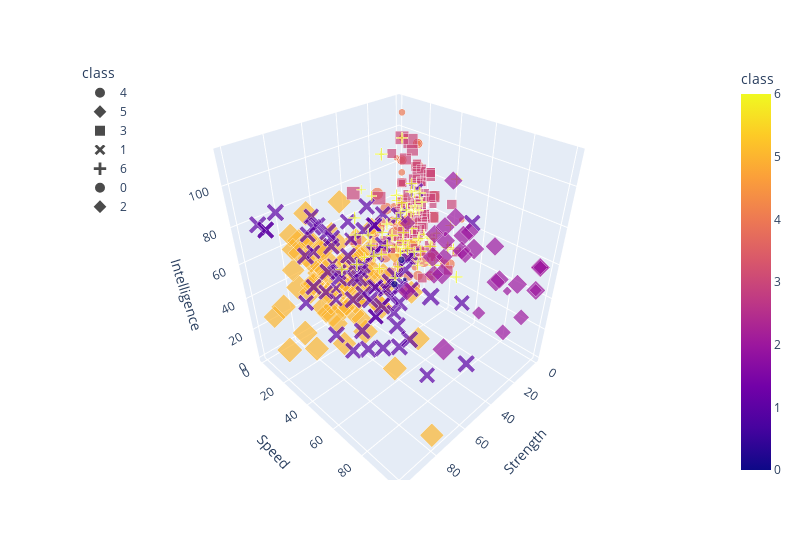

The notebook cell this image was saved under:
### Code cell
# Plotting the clusters with three features
fig = px.scatter_3d(ability_stats2, x="Strength", y="Speed", z="Intelligence", color="class", symbol="class", size="Durability",width=800,hover_data=["Name","Alignment"])
fig.update_layout(legend=dict(x=0,y=1))
fig.show()

### Figure 1 — Plotly figure (JSON) as saved in the notebook; plotly's stock layout.template omitted (floating-point values rounded to 4 significant figures; data arrays with more than 128 entries replaced by an {"elided": "..."} marker saying what was removed)
{"data": [{"customdata": {"elided": "96x2 str values"}, "hovertemplate": "class=%{marker.color}<br>Strength=%{x}<br>Speed=%{y}<br>Intelligence=%{z}<br>Durability=%{marker.size}<br>Name=%{customdata[0]}<br>Alignment=%{customdata[1]}<extra></extra>", "legendgroup": "4", "marker": {"color": [4, 4, 4, 4, 4, 4, 4, 4, 4, 4, 4, 4, 4, 4, 4, 4, 4, 4, 4, 4, 4, 4, 4, 4, 4, 4, 4, 4, 4, 4, 4, 4, 4, 4, 4, 4, 4, 4, 4, 4, 4, 4, 4, 4, 4, 4, 4, 4, 4, 4, 4, 4, 4, 4, 4, 4, 4, 4, 4, 4, 4, 4, 4, 4, 4, 4, 4, 4, 4, 4, 4, 4, 4, 4, 4, 4, 4, 4, 4, 4, 4, 4, 4, 4, 4, 4, 4, 4, 4, 4, 4, 4, 4, 4, 4, 4], "coloraxis": "coloraxis", "size": [32, 28, 28, 28, 14, 28, 10, 60, 28, 42, 32, 30, 28, 42, 42, 28, 10, 28, 42, 14, 10, 42, 42, 35, 56, 42, 14, 28, 10, 28, 40, 48, 10, 14, 32, 40, 10, 32, 14, 14, 14, 14, 14, 28, 28, 42, 10, 14, 14, 42, 14, 28, 14, 42, 42, 10, 28, 28, 28, 28, 14, 14, 48, 14, 14, 10, 14, 14, 14, 14, 42, 28, 28, 42, 14, 28, 42, 42, 32, 42, 60, 10, 10, 28, 28, 14, 42, 14, 28, 50, 28, 28, 42, 28, 28, 28], "sizemode": "area", "sizeref": 0.3, "symbol": "circle"}, "mode": "markers", "name": "4", "scene": "scene", "showlegend": true, "type": "scatter3d", "x": [31, 10, 10, 10, 10, 10, 7, 36, 10, 10, 10, 28, 8, 10, 10, 10, 28, 10, 10, 16, 10, 8, 10, 48, 12, 8, 8, 10, 5, 10, 32, 48, 6, 8, 10, 28, 10, 12, 7, 10, 10, 5, 10, 10, 10, 10, 10, 10, 10, 10, 8, 28, 10, 28, 10, 5, 10, 28, 10, 10, 14, 8, 38, 10, 10, 4, 10, 10, 10, 10, 10, 28, 10, 28, 10, 8, 32, 36, 42, 48, 12, 10, 1, 10, 10, 10, 10, 10, 4, 28, 10, 16, 16, 10, 10, 10], "y": [43, 28, 23, 23, 12, 23, 8, 33, 35, 35, 35, 8, 20, 27, 12, 23, 25, 12, 23, 12, 8, 35, 35, 42, 12, 12, 40, 12, 8, 23, 33, 35, 8, 23, 12, 17, 8, 27, 12, 23, 12, 12, 12, 35, 23, 23, 27, 12, 12, 12, 12, 27, 12, 12, 23, 8, 12, 23, 23, 23, 23, 12, 23, 12, 12, 8, 23, 12, 12, 12, 23, 42, 23, 35, 12, 47, 27, 27, 42, 27, 17, 54, 1, 12, 45, 23, 23, 12, 12, 8, 23, 23, 35, 12, 35, 23], "z": [50, 38, 100, 63, 50, 38, 10, 63, 25, 75, 38, 50, 50, 38, 38, 100, 63, 88, 63, 63, 38, 38, 63, 50, 50, 50, 38, 63, 63, 75, 50, 75, 50, 10, 63, 38, 88, 63, 25, 10, 100, 25, 100, 38, 38, 44, 50, 63, 50, 38, 63, 38, 113, 75, 75, 63, 75, 63, 38, 50, 69, 100, 63, 38, 38, 63, 25, 100, 75, 81, 88, 38, 50, 50, 38, 38, 50, 75, 50, 50, 50, 69, 8, 75, 38, 100, 63, 88, 10, 50, 38, 38, 38, 88, 50, 75]}, {"customdata": {"elided": "85x2 str values"}, "hovertemplate": "class=%{marker.color}<br>Strength=%{x}<br>Speed=%{y}<br>Intelligence=%{z}<br>Durability=%{marker.size}<br>Name=%{customdata[0]}<br>Alignment=%{customdata[1]}<extra></extra>", "legendgroup": "5", "marker": {"color": [5, 5, 5, 5, 5, 5, 5, 5, 5, 5, 5, 5, 5, 5, 5, 5, 5, 5, 5, 5, 5, 5, 5, 5, 5, 5, 5, 5, 5, 5, 5, 5, 5, 5, 5, 5, 5, 5, 5, 5, 5, 5, 5, 5, 5, 5, 5, 5, 5, 5, 5, 5, 5, 5, 5, 5, 5, 5, 5, 5, 5, 5, 5, 5, 5, 5, 5, 5, 5, 5, 5, 5, 5, 5, 5, 5, 5, 5, 5, 5, 5, 5, 5, 5, 5], "coloraxis": "coloraxis", "size": [80, 64, 90, 90, 56, 80, 42, 80, 80, 99, 54, 74, 85, 95, 80, 50, 28, 60, 90, 56, 100, 80, 95, 28, 100, 90, 100, 85, 50, 64, 100, 85, 100, 78, 90, 64, 100, 85, 90, 56, 70, 95, 80, 56, 70, 56, 84, 52, 42, 95, 52, 84, 42, 70, 95, 90, 90, 97, 56, 85, 74, 85, 64, 100, 52, 90, 100, 74, 85, 56, 25, 100, 28, 90, 84, 64, 70, 70, 84, 70, 90, 64, 70, 80, 100], "sizemode": "area", "sizeref": 0.3, "symbol": "diamond"}, "mode": "markers", "name": "5", "scene": "scene", "showlegend": true, "type": "scatter3d", "x": [100, 90, 80, 80, 80, 80, 63, 82, 63, 80, 53, 53, 90, 83, 80, 85, 75, 77, 81, 80, 83, 80, 63, 81, 81, 63, 53, 89, 55, 80, 85, 53, 100, 63, 63, 80, 100, 48, 80, 53, 51, 55, 73, 90, 62, 67, 73, 67, 60, 73, 80, 63, 85, 72, 88, 80, 53, 75, 80, 70, 53, 52, 48, 100, 57, 85, 93, 55, 80, 80, 63, 80, 67, 84, 80, 81, 72, 80, 80, 57, 73, 63, 72, 90, 100], "y": [17, 53, 53, 23, 47, 50, 23, 35, 12, 23, 23, 35, 23, 23, 33, 53, 23, 50, 27, 47, 33, 33, 60, 28, 23, 75, 35, 23, 37, 27, 65, 23, 47, 35, 25, 27, 42, 33, 100, 35, 27, 23, 35, 35, 54, 47, 23, 47, 35, 35, 47, 23, 42, 47, 47, 43, 25, 47, 23, 54, 60, 60, 45, 42, 25, 27, 13, 60, 33, 47, 35, 23, 23, 21, 70, 32, 42, 35, 23, 47, 35, 53, 47, 25, 27], "z": [38, 50, 63, 63, 75, 63, 38, 75, 50, 50, 25, 50, 63, 10, 63, 56, 50, 75, 75, 50, 63, 75, 8, 63, 50, 38, 63, 81, 75, 38, 50, 63, 88, 63, 88, 50, 44, 25, 9, 75, 38, 44, 75, 75, 56, 63, 50, 56, 63, 38, 63, 38, 50, 50, 50, 25, 55, 50, 75, 63, 75, 50, 63, 69, 50, 50, 9, 88, 50, 63, 63, 88, 75, 75, 63, 38, 38, 50, 50, 50, 63, 63, 38, 75, 50]}, {"customdata": {"elided": "79x2 str values"}, "hovertemplate": "class=%{marker.color}<br>Strength=%{x}<br>Speed=%{y}<br>Intelligence=%{z}<br>Durability=%{marker.size}<br>Name=%{customdata[0]}<br>Alignment=%{customdata[1]}<extra></extra>", "legendgroup": "3", "marker": {"color": [3, 3, 3, 3, 3, 3, 3, 3, 3, 3, 3, 3, 3, 3, 3, 3, 3, 3, 3, 3, 3, 3, 3, 3, 3, 3, 3, 3, 3, 3, 3, 3, 3, 3, 3, 3, 3, 3, 3, 3, 3, 3, 3, 3, 3, 3, 3, 3, 3, 3, 3, 3, 3, 3, 3, 3, 3, 3, 3, 3, 3, 3, 3, 3, 3, 3, 3, 3, 3, 3, 3, 3, 3, 3, 3, 3, 3, 3, 3], "coloraxis": "coloraxis", "size": [42, 10, 20, 56, 56, 28, 42, 28, 56, 32, 28, 10, 28, 60, 32, 50, 70, 10, 42, 28, 56, 28, 42, 42, 28, 28, 28, 28, 28, 28, 28, 28, 42, 14, 42, 28, 42, 42, 28, 56, 20, 40, 28, 42, 42, 28, 42, 70, 14, 42, 70, 42, 14, 28, 28, 28, 28, 35, 42, 20, 28, 32, 14, 28, 28, 28, 16, 28, 28, 32, 20, 25, 50, 46, 30, 32, 10, 32, 38], "sizemode": "area", "sizeref": 0.3, "symbol": "square"}, "mode": "markers", "name": "3", "scene": "scene", "showlegend": true, "type": "scatter3d", "x": [14, 10, 18, 53, 12, 10, 18, 11, 48, 10, 12, 16, 11, 16, 13, 28, 11, 10, 53, 10, 19, 13, 10, 10, 13, 10, 10, 11, 13, 28, 10, 12, 12, 12, 10, 10, 23, 10, 12, 10, 8, 18, 34, 32, 44, 28, 10, 10, 10, 36, 11, 11, 10, 11, 52, 11, 16, 14, 28, 16, 12, 11, 10, 11, 11, 11, 8, 5, 10, 10, 10, 8, 12, 34, 10, 10, 14, 32, 32], "y": [35, 17, 17, 23, 27, 23, 27, 33, 35, 12, 23, 33, 53, 30, 27, 38, 25, 8, 23, 23, 35, 33, 23, 35, 27, 23, 27, 30, 50, 45, 23, 35, 23, 23, 23, 23, 35, 35, 35, 12, 22, 25, 23, 35, 35, 23, 12, 18, 35, 23, 23, 23, 47, 33, 35, 23, 23, 27, 32, 25, 23, 27, 12, 23, 27, 27, 33, 23, 12, 27, 29, 21, 30, 23, 47, 23, 17, 27, 53], "z": [88, 63, 63, 88, 69, 75, 100, 88, 88, 38, 75, 75, 50, 88, 75, 63, 50, 38, 63, 50, 63, 63, 75, 63, 75, 50, 63, 63, 38, 38, 63, 75, 81, 50, 50, 69, 75, 75, 75, 100, 56, 75, 50, 63, 63, 100, 63, 100, 50, 50, 63, 75, 50, 88, 63, 75, 50, 81, 100, 63, 75, 81, 75, 88, 88, 81, 69, 50, 75, 38, 75, 88, 63, 50, 75, 38, 63, 50, 63]}, {"customdata": {"elided": "72x2 str values"}, "hovertemplate": "class=%{marker.color}<br>Strength=%{x}<br>Speed=%{y}<br>Intelligence=%{z}<br>Durability=%{marker.size}<br>Name=%{customdata[0]}<br>Alignment=%{customdata[1]}<extra></extra>", "legendgroup": "1", "marker": {"color": [1, 1, 1, 1, 1, 1, 1, 1, 1, 1, 1, 1, 1, 1, 1, 1, 1, 1, 1, 1, 1, 1, 1, 1, 1, 1, 1, 1, 1, 1, 1, 1, 1, 1, 1, 1, 1, 1, 1, 1, 1, 1, 1, 1, 1, 1, 1, 1, 1, 1, 1, 1, 1, 1, 1, 1, 1, 1, 1, 1, 1, 1, 1, 1, 1, 1, 1, 1, 1, 1, 1, 1], "coloraxis": "coloraxis", "size": [99, 85, 100, 90, 90, 100, 95, 100, 100, 100, 84, 95, 84, 64, 100, 100, 98, 120, 100, 99, 100, 100, 100, 100, 90, 70, 64, 85, 95, 85, 100, 70, 42, 100, 85, 84, 99, 100, 42, 85, 95, 100, 80, 101, 100, 100, 95, 100, 95, 84, 101, 64, 90, 110, 90, 90, 100, 100, 100, 100, 100, 84, 84, 100, 84, 95, 100, 95, 89, 90, 100, 95], "sizemode": "area", "sizeref": 0.3, "symbol": "x"}, "mode": "markers", "name": "1", "scene": "scene", "showlegend": true, "type": "scatter3d", "x": [100, 85, 100, 90, 60, 100, 80, 100, 95, 100, 67, 100, 63, 80, 93, 100, 95, 80, 95, 80, 85, 95, 100, 100, 100, 85, 90, 100, 95, 85, 80, 48, 90, 83, 57, 80, 100, 100, 85, 95, 85, 85, 80, 85, 60, 85, 85, 80, 98, 80, 100, 80, 60, 85, 82, 95, 100, 98, 100, 100, 100, 83, 73, 83, 57, 72, 80, 36, 80, 100, 100, 53], "y": [83, 100, 100, 38, 65, 33, 35, 23, 100, 92, 100, 67, 70, 53, 92, 23, 58, 67, 83, 83, 83, 75, 83, 96, 75, 33, 53, 46, 75, 58, 67, 58, 53, 35, 47, 27, 70, 96, 47, 83, 35, 58, 32, 67, 100, 47, 60, 67, 67, 58, 84, 53, 50, 100, 53, 83, 100, 92, 100, 17, 92, 70, 70, 42, 65, 54, 63, 79, 67, 53, 50, 53], "z": [88, 50, 75, 88, 75, 100, 63, 88, 75, 88, 75, 100, 63, 88, 75, 88, 50, 88, 88, 88, 88, 88, 100, 94, 56, 75, 63, 63, 63, 100, 100, 100, 81, 88, 88, 88, 88, 100, 63, 75, 88, 63, 50, 100, 38, 88, 75, 100, 88, 75, 63, 75, 75, 88, 81, 75, 94, 94, 100, 88, 69, 75, 56, 88, 75, 100, 63, 88, 100, 75, 88, 88]}, {"customdata": {"elided": "65x2 str values"}, "hovertemplate": "class=%{marker.color}<br>Strength=%{x}<br>Speed=%{y}<br>Intelligence=%{z}<br>Durability=%{marker.size}<br>Name=%{customdata[0]}<br>Alignment=%{customdata[1]}<extra></extra>", "legendgroup": "6", "marker": {"color": [6, 6, 6, 6, 6, 6, 6, 6, 6, 6, 6, 6, 6, 6, 6, 6, 6, 6, 6, 6, 6, 6, 6, 6, 6, 6, 6, 6, 6, 6, 6, 6, 6, 6, 6, 6, 6, 6, 6, 6, 6, 6, 6, 6, 6, 6, 6, 6, 6, 6, 6, 6, 6, 6, 6, 6, 6, 6, 6, 6, 6, 6, 6, 6, 6], "coloraxis": "coloraxis", "size": [100, 80, 85, 75, 95, 70, 75, 70, 80, 90, 80, 80, 90, 56, 99, 80, 100, 64, 85, 70, 85, 100, 100, 70, 100, 100, 80, 84, 95, 90, 90, 90, 70, 100, 72, 60, 95, 99, 80, 100, 70, 80, 90, 70, 100, 84, 84, 64, 100, 70, 95, 80, 70, 64, 99, 100, 70, 100, 70, 40, 90, 100, 65, 100, 90], "sizemode": "area", "sizeref": 0.3, "symbol": "cross"}, "mode": "markers", "name": "6", "scene": "scene", "showlegend": true, "type": "scatter3d", "x": [10, 28, 48, 44, 11, 28, 14, 10, 32, 14, 10, 34, 28, 48, 28, 10, 9, 10, 53, 32, 14, 10, 15, 32, 30, 32, 16, 10, 32, 32, 10, 63, 32, 55, 34, 10, 38, 28, 13, 32, 10, 38, 38, 10, 38, 36, 32, 48, 32, 34, 53, 32, 32, 12, 10, 63, 10, 12, 10, 18, 40, 32, 32, 32, 24], "y": [12, 38, 47, 42, 47, 50, 23, 8, 45, 12, 50, 58, 63, 23, 67, 20, 12, 47, 42, 33, 23, 33, 30, 30, 35, 20, 25, 12, 42, 12, 27, 35, 33, 25, 47, 25, 35, 53, 25, 53, 27, 23, 17, 33, 33, 60, 35, 23, 8, 35, 23, 23, 12, 23, 35, 23, 29, 27, 23, 33, 27, 23, 35, 38, 35], "z": [63, 75, 56, 63, 50, 50, 63, 63, 63, 69, 50, 50, 100, 88, 50, 50, 38, 63, 75, 50, 75, 50, 50, 69, 75, 100, 81, 100, 88, 38, 38, 75, 50, 50, 50, 63, 38, 50, 38, 63, 69, 38, 50, 50, 63, 75, 63, 50, 50, 75, 75, 63, 75, 75, 50, 50, 50, 75, 63, 38, 50, 50, 56, 55, 75]}, {"customdata": {"elided": "183x2 str values"}, "hovertemplate": "class=%{marker.color}<br>Strength=%{x}<br>Speed=%{y}<br>Intelligence=%{z}<br>Durability=%{marker.size}<br>Name=%{customdata[0]}<br>Alignment=%{customdata[1]}<extra></extra>", "legendgroup": "0", "marker": {"color": {"elided": "183 int values"}, "coloraxis": "coloraxis", "size": {"elided": "183 int values"}, "sizemode": "area", "sizeref": 0.3, "symbol": "circle"}, "mode": "markers", "name": "0", "scene": "scene", "showlegend": true, "type": "scatter3d", "x": {"elided": "183 int values"}, "y": {"elided": "183 int values"}, "z": {"elided": "183 int values"}}, {"customdata": [["Angel", "good"], ["Archangel", "good"], ["Aurora", "good"], ["Banshee", "good"], ["Dash", "good"], ["Electro", "bad"], ["Firestar", "good"], ["Firestorm", "good"], ["Flash I", "good"], ["Flash II", "good"], ["Flash III", "good"], ["Flash IV", "good"], ["Human Torch", "good"], ["Impulse", "good"], ["Isis", "good"], ["Jack of Hearts", "good"], ["Jack-jack", "good"], ["Kid Flash", "good"], ["Luna", "good"], ["Man-Bat", "neutral"], ["Metron", "good"], ["Northstar", "good"], ["Quicksilver", "good"], ["Red Tornado", "good"], ["Scarlet Spider II", "good"], ["Spider-Girl", "good"], ["Toad", "neutral"], ["Vanisher", "bad"], ["Vulture", "bad"], ["Wasp", "good"], ["Zoom", "bad"]], "hovertemplate": "class=%{marker.color}<br>Strength=%{x}<br>Speed=%{y}<br>Intelligence=%{z}<br>Durability=%{marker.size}<br>Name=%{customdata[0]}<br>Alignment=%{customdata[1]}<extra></extra>", "legendgroup": "2", "marker": {"color": [2, 2, 2, 2, 2, 2, 2, 2, 2, 2, 2, 2, 2, 2, 2, 2, 2, 2, 2, 2, 2, 2, 2, 2, 2, 2, 2, 2, 2, 2, 2], "coloraxis": "coloraxis", "size": [64, 64, 56, 42, 42, 56, 55, 56, 50, 60, 60, 32, 70, 60, 46, 30, 80, 42, 14, 70, 56, 56, 60, 60, 40, 65, 56, 56, 56, 52, 28], "sizemode": "area", "sizeref": 0.3, "symbol": "diamond"}, "mode": "markers", "name": "2", "scene": "scene", "showlegend": true, "type": "scatter3d", "x": [13, 13, 15, 10, 4, 10, 8, 53, 10, 10, 10, 10, 10, 10, 48, 55, 34, 4, 6, 18, 10, 18, 28, 38, 55, 38, 34, 10, 22, 8, 10], "y": [46, 58, 83, 58, 83, 50, 54, 58, 100, 100, 100, 100, 63, 100, 75, 100, 67, 92, 83, 50, 47, 83, 100, 67, 60, 60, 58, 75, 47, 58, 100], "z": [63, 63, 50, 50, 9, 69, 50, 50, 63, 63, 63, 63, 56, 50, 75, 63, 6, 25, 38, 38, 88, 50, 63, 75, 88, 63, 50, 63, 63, 63, 50]}], "layout": {"coloraxis": {"colorbar": {"title": {"text": "class"}}, "colorscale": [[0, "#0d0887"], [0.1111, "#46039f"], [0.2222, "#7201a8"], [0.3333, "#9c179e"], [0.4444, "#bd3786"], [0.5556, "#d8576b"], [0.6667, "#ed7953"], [0.7778, "#fb9f3a"], [0.8889, "#fdca26"], [1, "#f0f921"]]}, "legend": {"itemsizing": "constant", "title": {"text": "class"}, "tracegroupgap": 0, "x": 0, "y": 1}, "margin": {"t": 60}, "scene": {"domain": {"x": [0, 1], "y": [0, 1]}, "xaxis": {"title": {"text": "Strength"}}, "yaxis": {"title": {"text": "Speed"}}, "zaxis": {"title": {"text": "Intelligence"}}}, "width": 800}}
